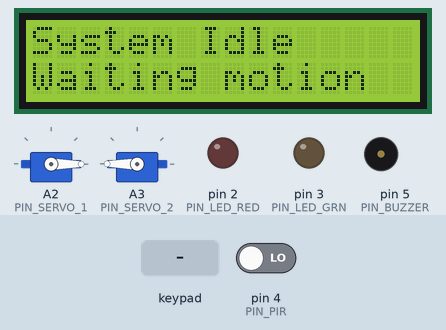
Bench run of a sketch on a simulated Arduino Uno, built with avr-gcc and run on an emulated ATmega328P. Shown: 2 × servo, 16×2 character LCD, output pins drawn as LEDs (lit = HIGH), buzzer (waves = sounding). The test bench sets the inputs (shaded band); at power-on: pin 4 (PIN_PIR) LOW.

Above: at 3.1 s.
3.2 s: pin 4 (PIN_PIR) driven HIGH
At 4.7 s:
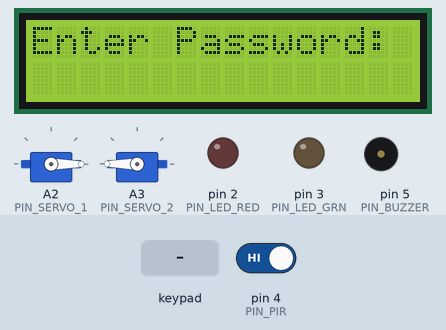
5.4 s: keypad keys 1 2 3 4 5 6 7 8 # pressed 0.4 s apart
At 12.0 s:
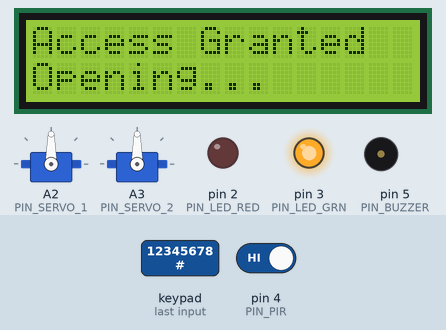
13.5 s: key '*' pressed
16.5 s: pin 4 (PIN_PIR) driven LOW
19.5 s: pin 4 (PIN_PIR) driven HIGH
At 20.9 s:
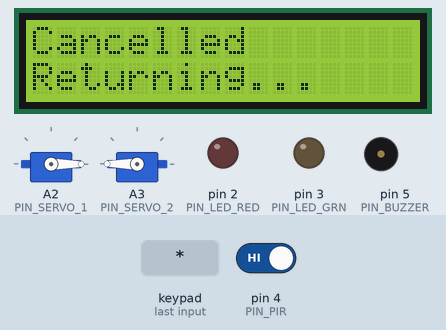
22.5 s: keypad keys 1 0 1 1 1 2 1 3 # pressed 0.4 s apart
At 26.3 s:
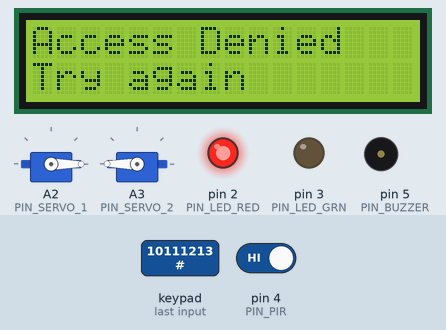
Timing chart, 0 to 39.8 s (numbered marks = the images above; inputs shaded):
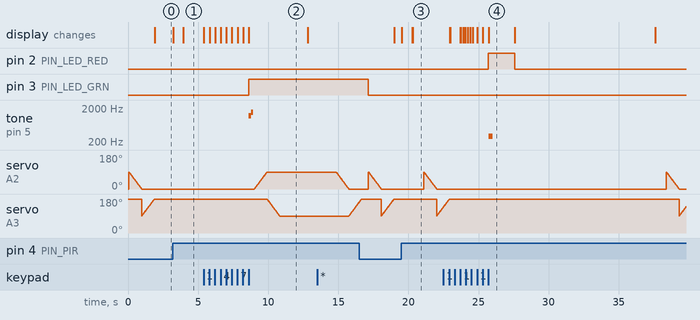

The sketch:

smart_door_lock.ino
```cpp
/*
  Smart Door Lock System (Arduino Uno)
  -----------------------------------
  Second-year friendly, professional structure.

  Features:
  - PIR motion detection (wake the system)
  - 4x4 keypad password entry (8 chars), masked as '*'
  - I2C 16x2 LCD status messages
  - Dual servo door actuation (open/close)
  - Green/Red LED feedback
  - Buzzer tones (success/error/lockout)
  - Lockout after 3 failed attempts
  - Idle timeout during password entry

  Wiring (default pins):
  - PIR: D4
  - Keypad rows: D6 D7 D8 D9
  - Keypad cols: D10 D11 D12 D13
  - Servo 1: A2
  - Servo 2: A3
  - Green LED: D3
  - Red LED: D2
  - Buzzer: D5
  - LCD: I2C (SDA/SCL)
*/

#include <Arduino.h>
#include <Keypad.h>
#include <Servo.h>
#include <Adafruit_LiquidCrystal.h>

// ----------------------- Pin map -----------------------
const int PIN_PIR      = 4;
const int PIN_LED_RED  = 2;
const int PIN_LED_GRN  = 3;
const int PIN_BUZZER   = 5;

const int PIN_SERVO_1  = A2;
const int PIN_SERVO_2  = A3;

// Keypad (4x4) pins (D6-D13)
const byte ROWS = 4;
const byte COLS = 4;

byte rowPins[ROWS] = {6, 7, 8, 9};
byte colPins[COLS] = {10, 11, 12, 13};

// Typical 4x4 keypad layout
char keys[ROWS][COLS] = {
  {'1','2','3','A'},
  {'4','5','6','B'},
  {'7','8','9','C'},
  {'*','0','#','D'}
};

Keypad keypad = Keypad(makeKeymap(keys), rowPins, colPins, ROWS, COLS);

// LCD (I2C)
Adafruit_LiquidCrystal lcd(0);

// Servos
Servo servo1;
Servo servo2;

// ----------------------- Config -----------------------
const char PASSWORD[] = "12345678";          // 8-char password (change this)
const int  PASS_LEN   = 8;

const unsigned long IDLE_TIMEOUT_MS = 10000; // 10s timeout for keypad entry
const unsigned long LOCKOUT_MS      = 15000; // 15s lockout after 3 failed attempts

const int MAX_ATTEMPTS = 3;

// Servo angles (adjust to your build)
const int SERVO1_CLOSED = 0;
const int SERVO1_OPEN   = 90;

const int SERVO2_CLOSED = 180;
const int SERVO2_OPEN   = 90;

const int SERVO_STEP_DELAY_MS = 10;          // smooth movement speed

// ----------------------- State -----------------------
enum class State {
  IDLE,
  PROMPT,
  ENTRY,
  GRANTED,
  DENIED,
  LOCKED
};

State state = State::IDLE;

char inputBuffer[PASS_LEN + 1]; // +1 for null terminator
int  inputIndex = 0;

int failedAttempts = 0;

unsigned long entryStartMs = 0;
unsigned long lockoutStartMs = 0;

// ----------------------- Helpers -----------------------
void ledsOff() {
  digitalWrite(PIN_LED_RED, LOW);
  digitalWrite(PIN_LED_GRN, LOW);
}

void ledGranted() {
  digitalWrite(PIN_LED_RED, LOW);
  digitalWrite(PIN_LED_GRN, HIGH);
}

void ledDenied() {
  digitalWrite(PIN_LED_GRN, LOW);
  digitalWrite(PIN_LED_RED, HIGH);
}

void beepSuccess() {
  tone(PIN_BUZZER, 1200, 150);
  delay(170);
  tone(PIN_BUZZER, 1500, 150);
  delay(200);
  noTone(PIN_BUZZER);
}

void beepError() {
  tone(PIN_BUZZER, 300, 300);
  delay(350);
  noTone(PIN_BUZZER);
}

void beepLockout() {
  for (int i = 0; i < 3; i++) {
    tone(PIN_BUZZER, 250, 250);
    delay(300);
  }
  noTone(PIN_BUZZER);
}

void lcdHeader(const char* line1, const char* line2 = "") {
  lcd.clear();
  lcd.setCursor(0, 0);
  lcd.print(line1);
  lcd.setCursor(0, 1);
  lcd.print(line2);
}

bool isMotionDetected() {
  return digitalRead(PIN_PIR) == HIGH;
}

void resetEntry() {
  inputIndex = 0;
  inputBuffer[0] = '\0';
  entryStartMs = millis();
}

void printMaskedProgress() {
  lcd.setCursor(0, 1);
  for (int i = 0; i < PASS_LEN; i++) {
    lcd.print(i < inputIndex ? '*' : ' ');
  }
}

bool isPasswordCorrect() {
  for (int i = 0; i < PASS_LEN; i++) {
    if (inputBuffer[i] != PASSWORD[i]) return false;
  }
  return true;
}

void moveServoSmooth(Servo& s, int fromDeg, int toDeg) {
  if (fromDeg == toDeg) return;
  int step = (toDeg > fromDeg) ? 1 : -1;
  for (int pos = fromDeg; pos != toDeg; pos += step) {
    s.write(pos);
    delay(SERVO_STEP_DELAY_MS);
  }
  s.write(toDeg);
}

void openDoor() {
  moveServoSmooth(servo1, SERVO1_CLOSED, SERVO1_OPEN);
  moveServoSmooth(servo2, SERVO2_CLOSED, SERVO2_OPEN);
}

void closeDoor() {
  moveServoSmooth(servo1, SERVO1_OPEN, SERVO1_CLOSED);
  moveServoSmooth(servo2, SERVO2_OPEN, SERVO2_CLOSED);
}

// ----------------------- State transitions -----------------------
void goIdle() {
  ledsOff();
  closeDoor();
  resetEntry();
  state = State::IDLE;
  lcdHeader("System Idle", "Waiting motion");
}

void goPrompt() {
  ledsOff();
  resetEntry();
  state = State::PROMPT;
  lcdHeader("Enter Password:", "");
  printMaskedProgress();
}

void goGranted() {
  state = State::GRANTED;
  ledGranted();
  lcdHeader("Access Granted", "Opening...");
  beepSuccess();
  openDoor();
  delay(2000);
  lcdHeader("Door Open", "Closing soon");
  delay(2000);
  closeDoor();
  delay(500);
  goIdle();
}

void goDenied() {
  state = State::DENIED;
  ledDenied();
  lcdHeader("Access Denied", "Try again");
  beepError();
  delay(1500);

  failedAttempts++;
  if (failedAttempts >= MAX_ATTEMPTS) {
    lockoutStartMs = millis();
    state = State::LOCKED;
    lcdHeader("LOCKED OUT", "Wait 15 sec");
    beepLockout();
    ledDenied();
  } else {
    goPrompt();
  }
}

void handleKeypad() {
  char key = keypad.getKey();
  if (!key) return;

  entryStartMs = millis();

  if (key == '*') {
    lcdHeader("Cancelled", "Returning...");
    delay(800);
    goIdle();
    return;
  }

  if (key == '#') {
    if (inputIndex < PASS_LEN) {
      lcdHeader("Password short", "Enter 8 chars");
      delay(1000);
      lcdHeader("Enter Password:", "");
      printMaskedProgress();
      return;
    }
    if (isPasswordCorrect()) {
      failedAttempts = 0;
      goGranted();
    } else {
      goDenied();
    }
    return;
  }

  if (inputIndex < PASS_LEN) {
    inputBuffer[inputIndex++] = key;
    if (inputIndex == PASS_LEN) inputBuffer[PASS_LEN] = '\0';
    printMaskedProgress();
  } else {
    tone(PIN_BUZZER, 600, 50);
  }
}

void handleTimeout() {
  if (state == State::PROMPT || state == State::ENTRY) {
    if (millis() - entryStartMs > IDLE_TIMEOUT_MS) {
      lcdHeader("Timeout", "Returning...");
      delay(800);
      goIdle();
    }
  }
}

void handleLockout() {
  unsigned long elapsed = millis() - lockoutStartMs;
  if (elapsed >= LOCKOUT_MS) {
    failedAttempts = 0;
    lcdHeader("Unlocked", "Try again");
    delay(800);
    goIdle();
  } else {
    unsigned long remaining = (LOCKOUT_MS - elapsed) / 1000;
    lcd.setCursor(0, 1);
    lcd.print("Wait ");
    lcd.print(remaining);
    lcd.print(" sec   ");
  }
}

void setup() {
  pinMode(PIN_PIR, INPUT);
  pinMode(PIN_LED_RED, OUTPUT);
  pinMode(PIN_LED_GRN, OUTPUT);
  pinMode(PIN_BUZZER, OUTPUT);

  ledsOff();
  noTone(PIN_BUZZER);

  servo1.attach(PIN_SERVO_1);
  servo2.attach(PIN_SERVO_2);
  servo1.write(SERVO1_CLOSED);
  servo2.write(SERVO2_CLOSED);

  lcd.begin(16, 2);
  goIdle();
}

void loop() {
  if (state == State::LOCKED) {
    handleLockout();
    return;
  }

  if (state == State::IDLE) {
    if (isMotionDetected()) {
      lcdHeader("Motion Detected", "Authenticating");
      delay(700);
      goPrompt();
      state = State::ENTRY;
    }
    return;
  }

  if (state == State::PROMPT || state == State::ENTRY) {
    handleKeypad();
    handleTimeout();
    return;
  }
}
```

Measured:
- after the input at 3.2 s, the display: first changes at once (image 1 shows a later state)
- after the input at 5.4 s, pin 3 (PIN_LED_GRN): LOW → HIGH after 3.2 s; tone on pin 5 (PIN_BUZZER): silent → 1200 Hz after 3.2 s, → silent 0.15 s later, → 1500 Hz 0.02 s later, → silent 0.15 s later
- after the input at 19.5 s, the display: first changes at once (image 3 shows a later state)
- after the input at 22.5 s, pin 2 (PIN_LED_RED): LOW → HIGH after 3.2 s, → LOW 1.9 s later; tone on pin 5 (PIN_BUZZER): silent → 300 Hz after 3.2 s, → silent 0.30 s later; the display: first differs from a run without the input after 1.2 s (image 4 shows a later state)
